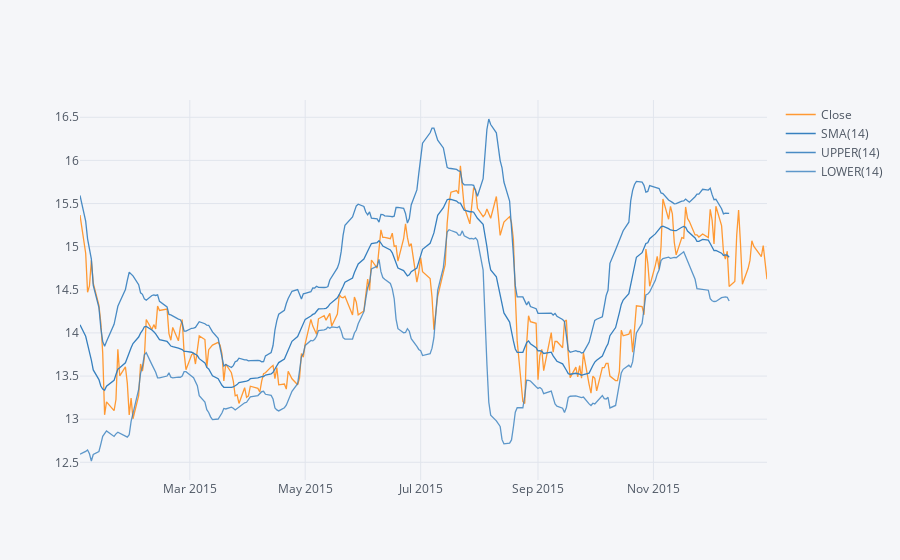

The code cell stored with this chart in its notebook:
### Markdown cell above
We can also create a Bollinger Band Plot for Bank of America for the year 2015

### Code cell
BAC['Close'].loc['2015-01-01':'2016-01-01'].ta_plot(study='boll')

### Figure 1 — Plotly figure (JSON) as saved in the notebook; plotly's stock layout.template omitted (floating-point values rounded to 4 significant figures; data arrays with more than 128 entries replaced by an {"elided": "..."} marker saying what was removed)
{"data": [{"line": {"color": "rgba(255, 153, 51, 1.0)", "dash": "solid", "shape": "linear", "width": 1.3}, "mode": "lines", "name": "Close", "text": "", "type": "scatter", "x": {"elided": "252 str values"}, "y": {"elided": "252 float values"}}, {"line": {"color": "rgba(55, 128, 191, 1.0)", "dash": "solid", "shape": "linear", "width": 1.3}, "mode": "lines", "name": "SMA(14)", "text": "", "type": "scatter", "x": {"elided": "252 str values"}, "y": {"elided": "252 mixed values"}}, {"line": {"color": "rgba(55, 128, 191, 0.8999999999999999)", "dash": "solid", "shape": "linear", "width": 1.3}, "mode": "lines", "name": "UPPER(14)", "text": "", "type": "scatter", "x": {"elided": "252 str values"}, "y": {"elided": "252 mixed values"}}, {"line": {"color": "rgba(55, 128, 191, 0.7999999999999998)", "dash": "solid", "shape": "linear", "width": 1.3}, "mode": "lines", "name": "LOWER(14)", "text": "", "type": "scatter", "x": {"elided": "252 str values"}, "y": {"elided": "252 mixed values"}}], "layout": {"legend": {"bgcolor": "#F5F6F9", "font": {"color": "#4D5663"}}, "paper_bgcolor": "#F5F6F9", "plot_bgcolor": "#F5F6F9", "title": {"font": {"color": "#4D5663"}}, "xaxis": {"gridcolor": "#E1E5ED", "showgrid": true, "tickfont": {"color": "#4D5663"}, "title": {"font": {"color": "#4D5663"}, "text": ""}, "zerolinecolor": "#E1E5ED"}, "yaxis": {"gridcolor": "#E1E5ED", "showgrid": true, "tickfont": {"color": "#4D5663"}, "title": {"font": {"color": "#4D5663"}, "text": ""}, "zerolinecolor": "#E1E5ED"}}}
